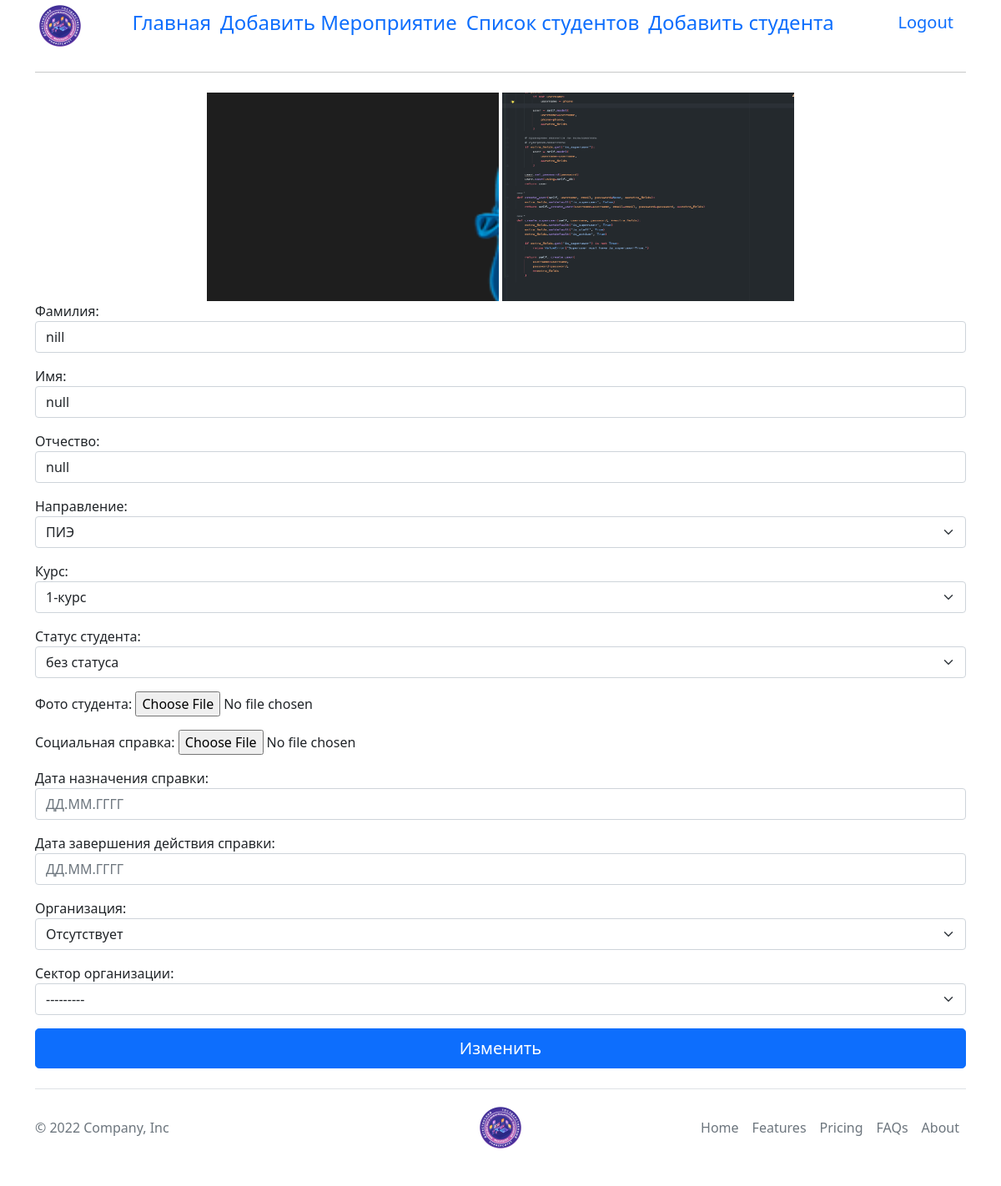
The page /detail_student/1/ (signed in) on the database as committed earlier.
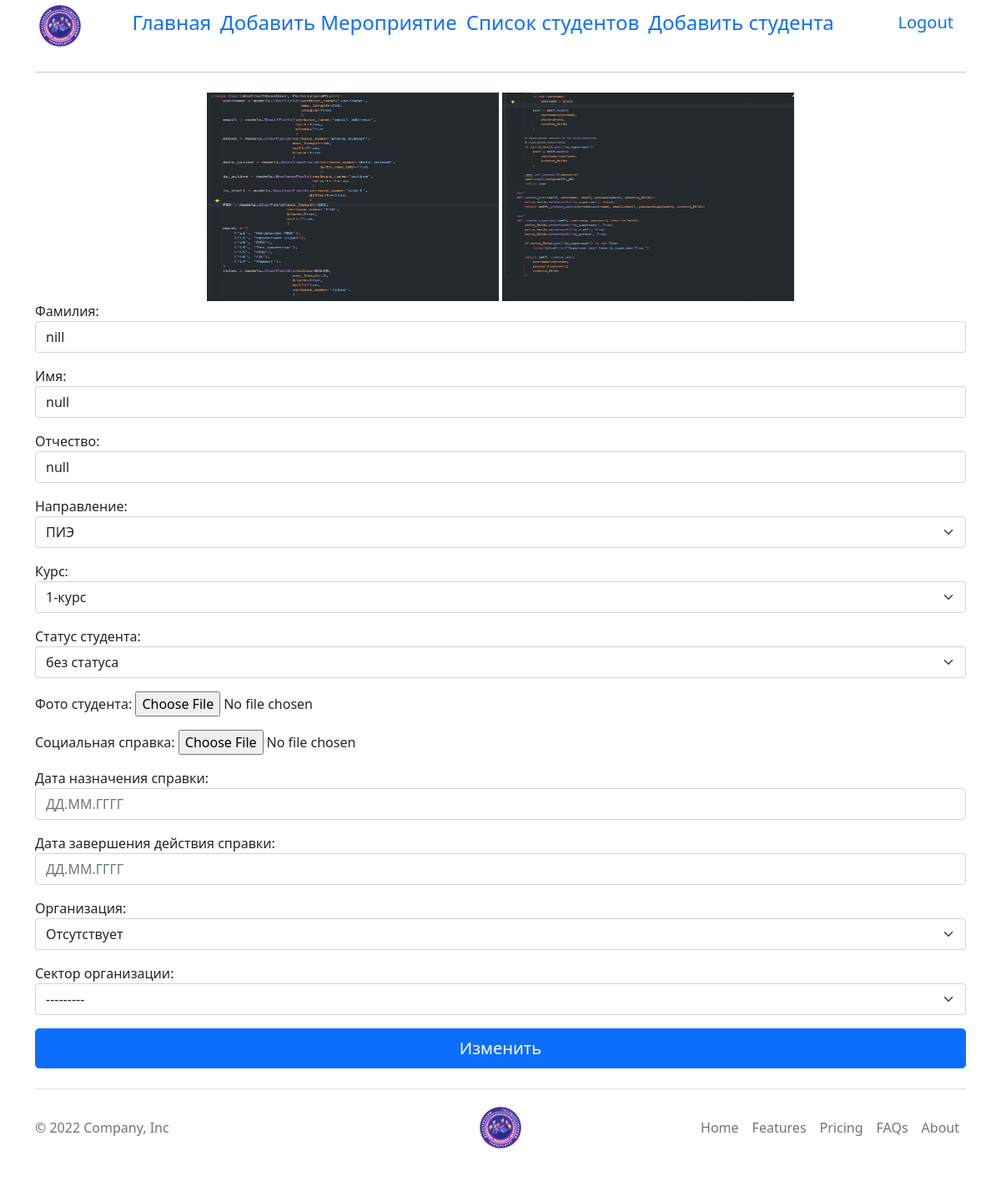
The same page on the database as committed later.
### Students/models.py (models this page shows, shortened)
class InfoStudent(models.Model):
    surname = models.CharField(max_length=255, verbose_name='Фамилия')
    name = models.CharField(max_length=255, verbose_name='Имя')
    middle_name = models.CharField(max_length=255, verbose_name='Отчество')
    full_name = models.CharField(max_length=255, verbose_name='ФОИ', blank=True)
    direction = models.ForeignKey(to='TypeDirection', verbose_name='Направление', on_delete=models.CASCADE,
                                  default=1)
    TYPE_STATUS = (
        ('1', '1-курс'),
        ('1-1', '1-курс-академ'),
        ('1-2', '1-курс-магистратура'),
        ('2', '2-курс'),
        ('2-1', '2-курс-академ'),
        ('2-2', '2-курс-магистратура'),
        ('3', '3-курс'),
        ('3-1', '3-курс-академ'),
        ('4', '4-курс'),
        ('4-1', '4-курс-академ'),
    )
    course = models.CharField(choices=TYPE_STATUS, verbose_name='курс', default='1', max_length=3)
    student_status = models.ForeignKey(to='StatusStudent', verbose_name='статус студента',
                                       on_delete=models.SET_NULL, default=1, null=True)
    photo_student = models.FileField(upload_to='photo/%Y/%m.%d/', verbose_name='фото студента',
                                     default='default_img/default.png', )
    photo_social_reference = models.FileField(upload_to='social_reference/', verbose_name='Социальная справка',
                                              default='default_img/default.png', )
    start_social_reference = models.DateField(verbose_name='дата назначения справки', blank=True, null=True)
    end_social_reference = models.DateField(verbose_name='дата завершения действия справки', blank=True, null=True)
    ORGANIZATION = (
        ('К', 'КДМ'),
        ('П', 'ПРОФКОМ'),
        ('С', 'СНО'),
        ('О', 'Отсутствует'),
    )
    organization = models.CharField(choices=ORGANIZATION, verbose_name='организация', max_length=1, default='О')
    organization_sector = models.ForeignKey(to='OrganizationSector', verbose_name='Сектор организации',
                                            on_delete=models.SET_NULL, null=True)
    time_create = models.DateTimeField(auto_now_add=True, verbose_name='дата создания', )
    time_update = models.DateTimeField(auto_now=True, verbose_name='дата изменения', )
    class Meta:
        db_table = 'InfoStudent'

class TypeDirection(models.Model):
    name = models.CharField(verbose_name='Направление', max_length=255, )
    class Meta:
        db_table = 'TypeDirection'
    def __str__(self):
        return self.name

class StatusStudent(models.Model):
    name = models.CharField(verbose_name='статус', max_length=255, )
    class Meta:
        db_table = 'StatusStudent'
    def __str__(self):
        return self.name

class OrganizationSector(models.Model):
    name = models.CharField(verbose_name='Сектор организации', max_length=255, )
    class Meta:
        db_table = 'OrganizationSector'
    def __str__(self):
        return self.name

### Students/views.py (the view, shortened to what this page needs)
# urls.py: path('detail_student/<int:pk>/', DetailStudent.as_view(), name='detail_student'),
class DetailStudent(LoginRequiredMixin, View):
    def get(self, request, pk):
        model = InfoStudent.objects.get(id=pk)
        form = FormFullRegisterStudent(instance=model)
        return render(request, 'Students/for_base/detail_student.html',
                      {'form': form, 'student': model, 'menu': menu, 'pk': pk})

### Students/templates/Students/for_base/detail_student.html (shortened to what this page needs)
{% extends 'Students/Base_student.html' %}
{% block content %}
    <div class="container">
        {% if request.user.roles == "B" %}
            <div class="detailstudent">
                <img src="{{ student.photo_student.url }}" alt="фото студента" width="350px" height="250px"
                     class="photostudent">
            </div>
            <h3 class="infostudent">ФИО: <span>{{ student.get_full_name }}</span></h3>
            <h3 class="infostudent">Статус студента: <span>{{ student.student_status }}</span></h3>
            <h3 class="infostudent">Курс: <span>{{ student.get_course_display }}</span></h3>
            <h3 class="infostudent">Направление: <span>{{ student.direction }}</span></h3>
            {% if student.social_status %}
                <h3 class="infostudent">Социальная справка: <span>есть</span></h3>
            {% else %}
                <h3 class="infostudent">Социальная справка: <span>нету</span></h3>
            {% endif %}
            <h3 class="infostudent">Направление: <a href="{{ student.photo_social_reference.url }}"
                                                    style="color: #46b4e3; text-decoration: none;">Социальная справка</a></h3>
            <h3 class="infostudent">Направление: <span>{{ student.direction }}</span></h3>
        {% elif request.user.roles == 'T' %}
            <form action="." method="post" enctype="multipart/form-data">
                <div class="detailstudent">
                    <img src="{{ student.photo_student.url }}" alt="фото студента" width="350px" height="250px"
                         class="photostudent">
                    <a href="{{ student.photo_social_reference.url }}"><img
                            src="{{ student.photo_social_reference.url }}" alt="фото студента"
                            width="350px" height="250px"
                            class="photostudent"></a>
                </div>
                {{ form.as_p }}
                <input type="submit" value="Изменить" class="w-100 btn btn-primary btn-lg">
            </form>
        {% endif %}
    </div>
{% endblock %}

Rows that differ between the two databases and show on the page:
changed InfoStudent "nill": photo_student: a different picture
